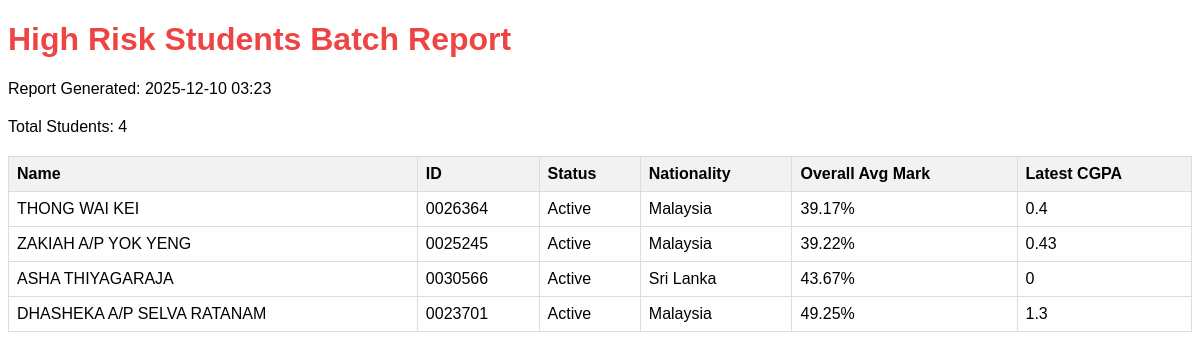
The page /action_batch_report.php (signed in) on the database its author committed.
### tables this page shows
CREATE TABLE students (
    student_id TEXT PRIMARY KEY, name TEXT, admission_no TEXT, gender TEXT, nationality TEXT, 
    level_code TEXT, intake_no TEXT, level_cohort TEXT, spm_bm TEXT, bka TEXT, 
    level_category TEXT, status TEXT, pass_bm TEXT
);

### action_batch_report.php (the view, shortened to what this page needs)
<?php
require 'logic_common.php';
$sqlRisk = "
    SELECT
        s.student_id,
        s.name,
        s.nationality,
        s.status,
        s.level_category,
        s.level_code,
        AVG(sr.marks) AS overall_avg_mark,
        (SELECT sp.cgpa
         FROM semester_performance sp
         WHERE sp.student_id = s.student_id
         ORDER BY sp.semester_no DESC
         LIMIT 1) AS latest_cgpa
    FROM subject_results sr
    JOIN students s ON sr.student_id = s.student_id
    WHERE s.status = 'Active'
    GROUP BY
        s.student_id, s.name, s.nationality, s.status, s.level_category, s.level_code
    HAVING overall_avg_mark < 50
    ORDER BY overall_avg_mark ASC
";
try {
    $stmtRisk = $pdo->prepare($sqlRisk);
    $stmtRisk->execute();
    $studentsAtRisk = $stmtRisk->fetchAll(PDO::FETCH_ASSOC);
} catch (Exception $e) {
    die("Database Error fetching Students At Risk: " . $e->getMessage());
}
$tableRows = "";
foreach ($studentsAtRisk as $student) {
    $avgMark = round((float)($student['overall_avg_mark'] ?? 0), 2);
    $cgpa = round((float)($student['latest_cgpa'] ?? 0), 2);
    $tableRows .= "
        <tr>
            <td>" . htmlspecialchars($student['name']) . "</td>
            <td>" . htmlspecialchars($student['student_id']) . "</td>
            <td>" . htmlspecialchars($student['status']) . "</td>
            <td>" . htmlspecialchars($student['nationality']) . "</td>
            <td>" . $avgMark . "%</td>
            <td>" . $cgpa . "</td>
        </tr>
    ";
}
$htmlContent = "
    <!DOCTYPE html>
    <html>
    <head>
        <title>High Risk Student Batch Report</title>
        <style>
            body { font-family: Arial, sans-serif; }
            h1 { color: #ef4444; }
            table { width: 100%; border-collapse: collapse; margin-top: 20px; }
            th, td { border: 1px solid #ddd; padding: 8px; text-align: left; }
            th { background-color: #f2f2f2; }
            .count { margin-bottom: 20px; }
        </style>
    </head>
    <body>
        <h1>High Risk Students Batch Report</h1>
        <p class='count'>Report Generated: " . date('Y-m-d H:i') . "</p>
        <p class='count'>Total Students: " . count($studentsAtRisk) . "</p>
        <table>
            <thead>
                <tr>
                    <th>Name</th>
                    <th>ID</th>
                    <th>Status</th>
                    <th>Nationality</th>
                    <th>Overall Avg Mark</th>
                    <th>Latest CGPA</th>
                </tr>
            </thead>
            <tbody>
                " . $tableRows . "
            </tbody>
        </table>
    </body>
    </html>
";
echo $htmlContent;
exit;
?>

### action_batch_report.php (style rules this page uses)
body { font-family: Arial, sans-serif; }
h1 { color: #ef4444; }
table { width: 100%; border-collapse: collapse; margin-top: 20px; }
th, td { border: 1px solid #ddd; padding: 8px; text-align: left; }
th { background-color: #f2f2f2; }
.count { margin-bottom: 20px; }

### rows shown on the page
students: name "THONG WAI KEI", student_id "0026364", status "Active", nationality "Malaysia", avgMark "39.17", cgpa "0.4"
students: name "ZAKIAH A/P YOK YENG", student_id "0025245", status "Active", nationality "Malaysia", avgMark "39.22", cgpa "0.43"
students: name "ASHA THIYAGARAJA", student_id "0030566", status "Active", nationality "Sri Lanka", avgMark "43.67", cgpa "0"
students: name "DHASHEKA A/P SELVA RATANAM", student_id "0023701", status "Active", nationality "Malaysia", avgMark "49.25", cgpa "1.3"

### other values the page prints
count($studentsAtRisk) "4"
